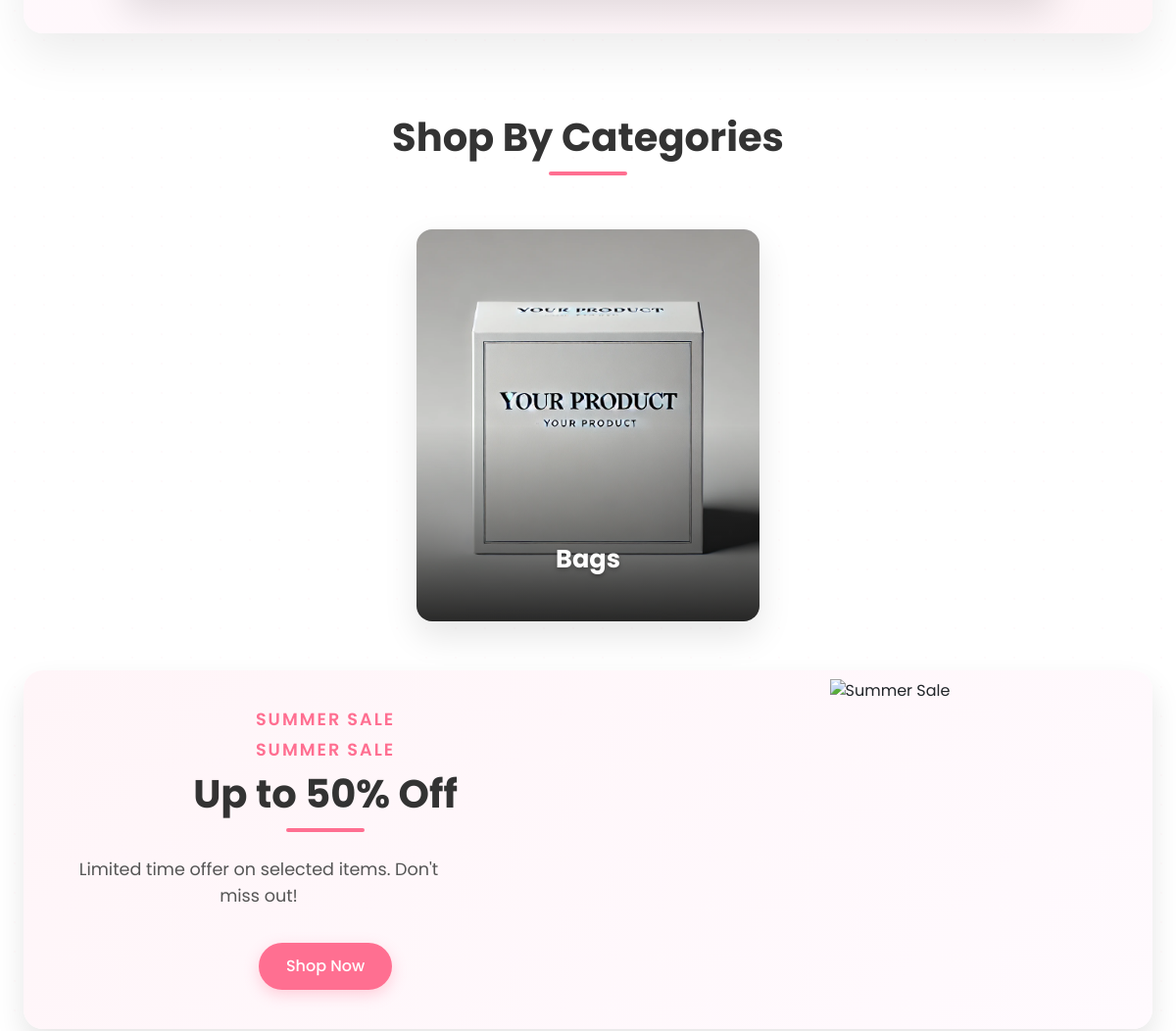
Page /home/ (middle part) on the earlier database version.
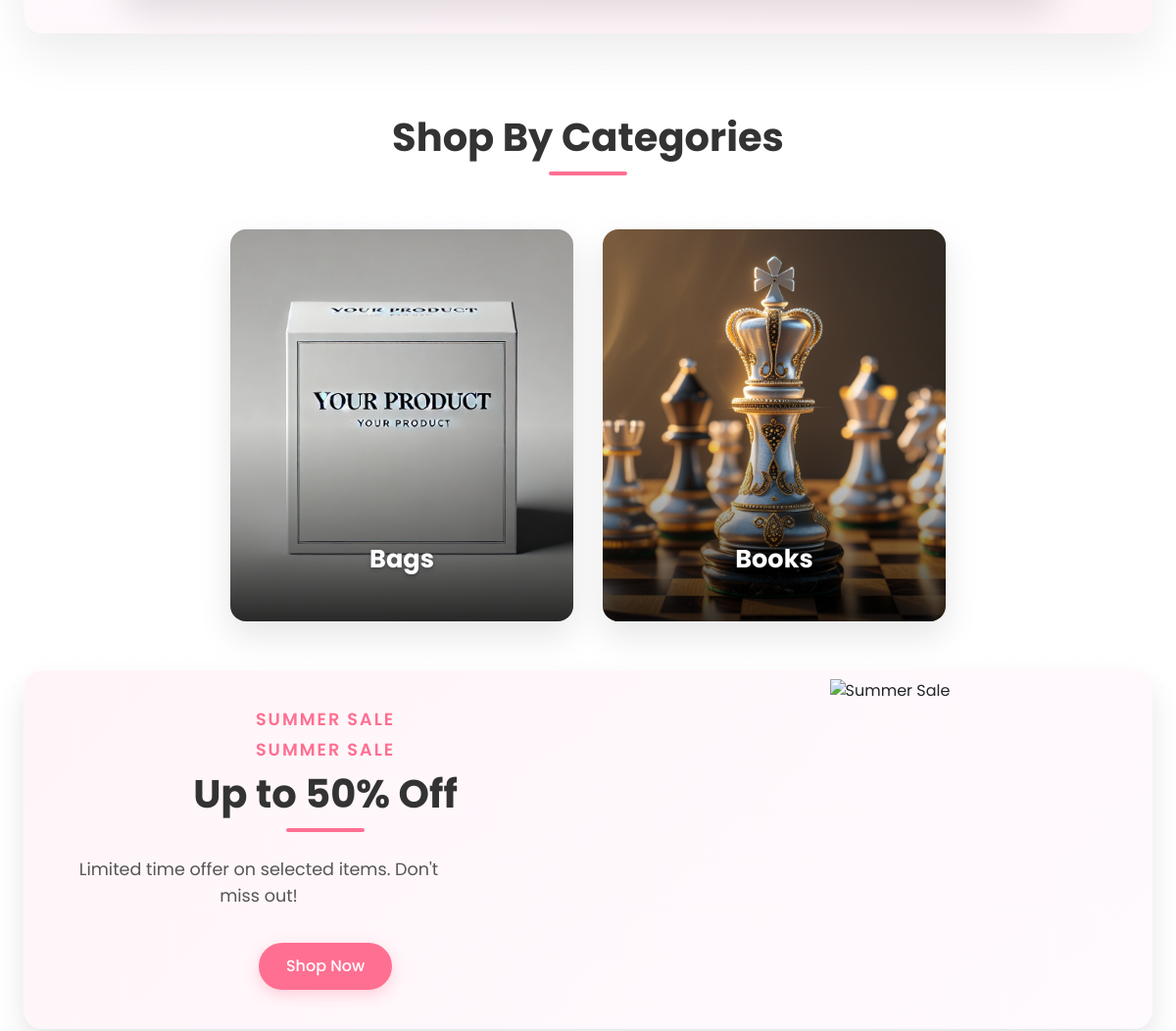
Same page on the later database version.
### iwm/models.py (models this page shows, shortened)
class Category(models.Model):
    name = models.CharField(max_length=255)
    slug = models.SlugField(unique=True, blank=True)
    image = models.ImageField(upload_to='category_images/', blank=True, null=True)
    class Meta:
        verbose_name_plural = "Categories"

### iwm/views.py (the view)
# urls.py: 2. Add a URL to urlpatterns:  path('', views.home, name='home')
def home(request):
    return render(request, 'home.html', {'categories': Category.objects.all()})

### iwm/templates/home.html (shortened to what this page needs)
{% extends 'base.html' %}
{% load static %}
{% block head %}
<link rel="stylesheet" href="{% static 'css/index.css' %}">
<link href="https://cdn.jsdelivr.net/npm/bootstrap@5.3.0-alpha1/dist/css/bootstrap.min.css" rel="stylesheet">
{% endblock head %}
{% block content %}
    <div class="hero">
    </div>
    <div class="categories">
        <h2>Shop By Categories</h2>
        <div class="cont">
            {% for category in categories %}
            <div class="category-item">
                <img src="{{ category.image.url }}" alt="{{ category.name }}">
                <h3>{{ category.name }}</h3>
            </div>
            {% endfor %}
        </div>
        <div class="promo-banner">
            <div class="promo-content">
                <div class="promo-text">
                    <h3>SUMMER SALE</h3>
                    <h3>SUMMER SALE</h3>
                    <h2>Up to 50% Off</h2>
                    <p>Limited time offer on selected items. Don't miss out!</p>
                    <a href="{% url 'shop' %}" class="btn-shop-now">Shop Now</a>
                </div>
                <div class="promo-image">
                    <img src="https://images.unsplash.com/photo-1567401893414-76b7b1e5a7a5?w=600&auto=format&fit=crop&q=80" alt="Summer Sale">
                </div>
            </div>
        </div>
    </div>
{% endblock %}

Differences in the rows shown:
added Category: image (picture), name "Books"
